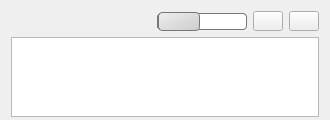
<?xml version="1.0" encoding="UTF-8"?>
<ui version="4.0">
 <class>Form</class>
 <widget class="QWidget" name="Form">
  <property name="geometry">
   <rect>
    <x>0</x>
    <y>0</y>
    <width>330</width>
    <height>120</height>
   </rect>
  </property>
  <property name="minimumSize">
   <size>
    <width>330</width>
    <height>120</height>
   </size>
  </property>
  <property name="maximumSize">
   <size>
    <width>16777215</width>
    <height>16777215</height>
   </size>
  </property>
  <property name="windowTitle">
   <string>Form</string>
  </property>
  <layout class="QVBoxLayout" name="verticalLayout">
   <item>
    <layout class="QHBoxLayout" name="horizontalLayout_2">
     <item>
      <widget class="QLabel" name="label_3">
       <property name="text">
        <string/>
       </property>
      </widget>
     </item>
     <item>
      <widget class="QSlider" name="hoSli_estado">
       <property name="minimumSize">
        <size>
         <width>50</width>
         <height>20</height>
        </size>
       </property>
       <property name="maximumSize">
        <size>
         <width>90</width>
         <height>16777215</height>
        </size>
       </property>
       <property name="styleSheet">
        <string notr="true">QSlider::groove:horizontal {
border: 1px solid #bbb;
/*background: white;*/
background: #393939; /*COLOR DE LA COSA QUE SE MUEVE*/
height: 15px; /*ALTURA DE LA BARRA*/
border-radius: 4px;
}

QSlider::sub-page:horizontal {
background: #393939; /*COLOR DE LA BARRA CUANDO COSA  DERECHA*/
border: 1px solid #777;
height: 10px;
border-radius: 4px;
}

QSlider::add-page:horizontal {
background: #fff;   /*COLOR DE BARRA CUANDO COSA IZQUIERDA*/
border: 1px solid #777;
height: 10px;
border-radius: 4px;
}

QSlider::handle:horizontal {
background:qlineargradient(x1:0, y1:0, x2:1, y2:1,stop:0 #eee, stop:1 #ccc); 
border: 1px solid #777;
width: 40px; /* ancho de la barra que se  mueve*/
margin-top: -2px;
margin-bottom: -2px;
border-radius: 4px;
}

QSlider::handle:horizontal:hover {
background: qlineargradient(x1:0, y1:0, x2:1, y2:1,
    stop:0 #fff, stop:1 #ddd);  /*color de la cosa cuando se mueve */
border: 1px solid #444;
border-radius: 4px;
height: 10px;
}

QSlider::sub-page:horizontal:disabled {
background: #bbb;
border-color: #999;
}

QSlider::add-page:horizontal:disabled {
background: #eee;
border-color: #999;
}

QSlider::handle:horizontal:disabled {
background: #eee;
border: 1px solid #aaa;
border-radius: 4px;
}
</string>
       </property>
       <property name="maximum">
        <number>1</number>
       </property>
       <property name="pageStep">
        <number>1</number>
       </property>
       <property name="orientation">
        <enum>Qt::Horizontal</enum>
       </property>
       <property name="tickPosition">
        <enum>QSlider::TicksBothSides</enum>
       </property>
      </widget>
     </item>
     <item>
      <widget class="QPushButton" name="btn_editar">
       <property name="minimumSize">
        <size>
         <width>18</width>
         <height>18</height>
        </size>
       </property>
       <property name="maximumSize">
        <size>
         <width>30</width>
         <height>30</height>
        </size>
       </property>
       <property name="styleSheet">
        <string notr="true">QPushButton {
	border-image: url(:/ALARMA/IMAGENES/ALARMA/edit_off.png);
 }
QPushButton:hover {
	border-image: url(:/ALARMA/IMAGENES/ALARMA/edit_on.png);
}
QPushButton:pressed {
	border-image: url(:/ALARMA/IMAGENES/ALARMA/edit_off.png);
}
</string>
       </property>
       <property name="text">
        <string/>
       </property>
      </widget>
     </item>
     <item>
      <widget class="QPushButton" name="btn_eliminar">
       <property name="minimumSize">
        <size>
         <width>18</width>
         <height>18</height>
        </size>
       </property>
       <property name="maximumSize">
        <size>
         <width>30</width>
         <height>30</height>
        </size>
       </property>
       <property name="styleSheet">
        <string notr="true">QPushButton {
	border-image: url(:/ALARMA/IMAGENES/ALARMA/tache_1.png);
 }
QPushButton:hover {
	border-image: url(:/ALARMA/IMAGENES/ALARMA/tache_2.png);
}
QPushButton:pressed {
	border-image: url(:/ALARMA/IMAGENES/ALARMA/tache_1.png);
}
</string>
       </property>
       <property name="text">
        <string/>
       </property>
      </widget>
     </item>
    </layout>
   </item>
   <item>
    <widget class="QTextEdit" name="textEdit_alarma">
     <property name="minimumSize">
      <size>
       <width>0</width>
       <height>80</height>
      </size>
     </property>
    </widget>
   </item>
  </layout>
 </widget>
 <resources>
  <include location="../../../IMAG.qrc"/>
 </resources>
 <connections/>
</ui>
